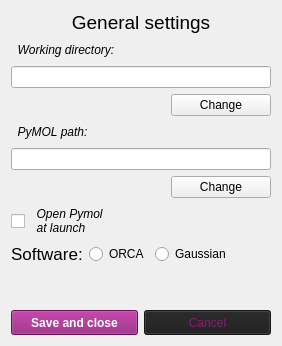
      <widget class="QWidget" name="tab_4">
       <attribute name="title">
        <string>General</string>
       </attribute>
       <layout class="QVBoxLayout" name="verticalLayout">
        <item>
         <layout class="QGridLayout" name="gridLayout_35">
          <item row="0" column="0">
           <spacer name="horizontalSpacer_27">
            <property name="orientation">
             <enum>Qt::Horizontal</enum>
            </property>
            <property name="sizeHint" stdset="0">
             <size>
              <width>40</width>
              <height>20</height>
             </size>
            </property>
           </spacer>
          </item>
          <item row="0" column="1">
           <widget class="QLabel" name="DFT_label_20">
            <property name="sizePolicy">
             <sizepolicy hsizetype="Expanding" vsizetype="Preferred">
              <horstretch>100</horstretch>
              <verstretch>0</verstretch>
             </sizepolicy>
            </property>
            <property name="minimumSize">
             <size>
              <width>100</width>
              <height>0</height>
             </size>
            </property>
            <property name="maximumSize">
             <size>
              <width>300</width>
              <height>31</height>
             </size>
            </property>
            <property name="font">
             <font>
              <pointsize>14</pointsize>
             </font>
            </property>
            <property name="text">
             <string>General settings</string>
            </property>
            <property name="alignment">
             <set>Qt::AlignCenter</set>
            </property>
           </widget>
          </item>
          <item row="0" column="2">
           <spacer name="horizontalSpacer_28">
            <property name="orientation">
             <enum>Qt::Horizontal</enum>
            </property>
            <property name="sizeHint" stdset="0">
             <size>
              <width>40</width>
              <height>20</height>
             </size>
            </property>
           </spacer>
          </item>
         </layout>
        </item>
        <item>
         <layout class="QHBoxLayout" name="horizontalLayout">
          <item>
           <widget class="QLabel" name="label_3">
            <property name="maximumSize">
             <size>
              <width>125</width>
              <height>16777215</height>
             </size>
            </property>
            <property name="font">
             <font>
              <italic>true</italic>
             </font>
            </property>
            <property name="text">
             <string>  Working directory:</string>
            </property>
           </widget>
          </item>
          <item>
           <spacer name="horizontalSpacer_2">
            <property name="orientation">
             <enum>Qt::Horizontal</enum>
            </property>
            <property name="sizeHint" stdset="0">
             <size>
              <width>40</width>
              <height>20</height>
             </size>
            </property>
           </spacer>
          </item>
         </layout>
        </item>
        <item>
         <widget class="QLineEdit" name="cwd_lineEdit">
          <property name="minimumSize">
           <size>
            <width>50</width>
            <height>0</height>
           </size>
          </property>
          <property name="maximumSize">
           <size>
            <width>16777215</width>
            <height>16777215</height>
           </size>
          </property>
         </widget>
        </item>
        <item>
         <layout class="QHBoxLayout" name="horizontalLayout_2">
          <item>
           <spacer name="horizontalSpacer_3">
            <property name="orientation">
             <enum>Qt::Horizontal</enum>
            </property>
            <property name="sizeHint" stdset="0">
             <size>
              <width>40</width>
              <height>20</height>
             </size>
            </property>
           </spacer>
          </item>
          <item>
           <widget class="QPushButton" name="change_cwd_button">
            <property name="minimumSize">
             <size>
              <width>100</width>
              <height>0</height>
             </size>
            </property>
            <property name="maximumSize">
             <size>
              <width>120</width>
              <height>16777215</height>
             </size>
            </property>
            <property name="text">
             <string>Change</string>
            </property>
           </widget>
          </item>
         </layout>
        </item>
        <item>
         <layout class="QHBoxLayout" name="horizontalLayout_9">
          <item>
           <widget class="QLabel" name="label_4">
            <property name="maximumSize">
             <size>
              <width>125</width>
              <height>16777215</height>
             </size>
            </property>
            <property name="font">
             <font>
              <italic>true</italic>
             </font>
            </property>
            <property name="text">
             <string>  PyMOL path:</string>
            </property>
           </widget>
          </item>
          <item>
           <spacer name="horizontalSpacer_4">
            <property name="orientation">
             <enum>Qt::Horizontal</enum>
            </property>
            <property name="sizeHint" stdset="0">
             <size>
              <width>40</width>
              <height>20</height>
             </size>
            </property>
           </spacer>
          </item>
         </layout>
        </item>
        <item>
         <widget class="QLineEdit" name="pymol_lineEdit">
          <property name="minimumSize">
           <size>
            <width>50</width>
            <height>0</height>
           </size>
          </property>
          <property name="maximumSize">
           <size>
            <width>16777215</width>
            <height>16777215</height>
           </size>
          </property>
         </widget>
        </item>
        <item>
         <layout class="QHBoxLayout" name="horizontalLayout_6">
          <item>
           <spacer name="horizontalSpacer_5">
            <property name="orientation">
             <enum>Qt::Horizontal</enum>
            </property>
            <property name="sizeHint" stdset="0">
             <size>
              <width>40</width>
              <height>20</height>
             </size>
            </property>
           </spacer>
          </item>
          <item>
           <widget class="QPushButton" name="change_pymol_button">
            <property name="minimumSize">
             <size>
              <width>100</width>
              <height>0</height>
             </size>
            </property>
            <property name="maximumSize">
             <size>
              <width>16777215</width>
              <height>16777215</height>
             </size>
            </property>
            <property name="text">
             <string>Change</string>
            </property>
           </widget>
          </item>
         </layout>
        </item>
        <item>
         <layout class="QHBoxLayout" name="horizontalLayout_10">
          <item>
           <widget class="QCheckBox" name="open_pymol_checkBox">
            <property name="minimumSize">
             <size>
              <width>130</width>
              <height>0</height>
             </size>
            </property>
            <property name="maximumSize">
             <size>
              <width>130</width>
              <height>310</height>
             </size>
            </property>
            <property name="font">
             <font>
              <italic>true</italic>
              <stylestrategy>PreferAntialias</stylestrategy>
             </font>
            </property>
            <property name="layoutDirection">
             <enum>Qt::LeftToRight</enum>
            </property>
            <property name="autoFillBackground">
             <bool>false</bool>
            </property>
            <property name="text">
             <string>  Open Pymol
  at launch </string>
            </property>
           </widget>
          </item>
          <item>
           <spacer name="horizontalSpacer_7">
            <property name="orientation">
             <enum>Qt::Horizontal</enum>
            </property>
            <property name="sizeHint" stdset="0">
             <size>
              <width>40</width>
              <height>20</height>
             </size>
            </property>
           </spacer>
          </item>
         </layout>
        </item>
        <item>
         <layout class="QHBoxLayout" name="horizontalLayout_11">
          <item>
           <widget class="QLabel" name="DFT_label_21">
            <property name="sizePolicy">
             <sizepolicy hsizetype="Expanding" vsizetype="Preferred">
              <horstretch>150</horstretch>
              <verstretch>0</verstretch>
             </sizepolicy>
            </property>
            <property name="minimumSize">
             <size>
              <width>20</width>
              <height>0</height>
             </size>
            </property>
            <property name="maximumSize">
             <size>
              <width>80</width>
              <height>14</height>
             </size>
            </property>
            <property name="font">
             <font>
              <pointsize>13</pointsize>
             </font>
            </property>
            <property name="text">
             <string>Software:</string>
            </property>
            <property name="alignment">
             <set>Qt::AlignLeading|Qt::AlignLeft|Qt::AlignVCenter</set>
            </property>
           </widget>
          </item>
          <item>
           <widget class="QRadioButton" name="radioButton_ORCA">
            <property name="text">
             <string>ORCA</string>
            </property>
           </widget>
          </item>
          <item>
           <widget class="QRadioButton" name="radioButton_Gaussian">
            <property name="text">
             <string>Gaussian</string>
            </property>
           </widget>
          </item>
          <item>
           <spacer name="horizontalSpacer">
            <property name="orientation">
             <enum>Qt::Horizontal</enum>
            </property>
            <property name="sizeHint" stdset="0">
             <size>
              <width>40</width>
              <height>20</height>
             </size>
            </property>
           </spacer>
          </item>
         </layout>
        </item>
        <item>
         <spacer name="verticalSpacer">
          <property name="orientation">
           <enum>Qt::Vertical</enum>
          </property>
          <property name="sizeHint" stdset="0">
           <size>
            <width>20</width>
            <height>40</height>
           </size>
          </property>
         </spacer>
        </item>
        <item>
         <layout class="QHBoxLayout" name="horizontalLayout_25">
          <item>
           <widget class="QPushButton" name="save_button_0">
            <property name="minimumSize">
             <size>
              <width>100</width>
              <height>25</height>
             </size>
            </property>
            <property name="maximumSize">
             <size>
              <width>16777215</width>
              <height>16777215</height>
             </size>
            </property>
            <property name="font">
             <font>
              <weight>75</weight>
              <bold>true</bold>
             </font>
            </property>
            <property name="styleSheet">
             <string notr="true">QPushButton {
     background-color: rgb(143, 23, 119);
       color: white;
 }
 QPushButton:hover{
 background-color:rgb(143, 23, 119);
 border-style: outset;
 border-width: 0px;
 /*border-color: rgb(12, 103, 213);*/
 }
 QPushButton:pressed
 {
 /*background-color:rgb(17, 145, 255);
  color: black*/
  background-color: rgb(42, 42, 42);
 }
 QListWidget{
 background-color: rgb(20,20,20);
 border:None;
 margin-top:0px;
 margin-left:0px;
 margin-right:0px;
 }</string>
            </property>
            <property name="text">
             <string>Save and close</string>
            </property>
           </widget>
          </item>
          <item>
           <widget class="QPushButton" name="cancel_button_0">
            <property name="minimumSize">
             <size>
              <width>100</width>
              <height>25</height>
             </size>
            </property>
            <property name="maximumSize">
             <size>
              <width>16777215</width>
              <height>25</height>
             </size>
            </property>
            <property name="styleSheet">
             <string notr="true">

QPushButton {
	/*background-color:rgb(98, 114, 164);*/
	background-color: rgb(30,30,30);
	color: rgb(143,23,119);
	

}

QPushButton:hover
{
   	background-color: rgb(40, 40, 40);
	/*color:rgb(20,20,20);*/
	border-style: outset;
	border-width: 2px;
	border-color: rgb(143,23,119);

}
QPushButton:pressed
{
	color: rgb(143, 23, 119);
	background-color: rgb(20, 20, 20);
}
</string>
            </property>
            <property name="text">
             <string>Cancel</string>
            </property>
           </widget>
          </item>
         </layout>
        </item>
       </layout>
      </widget>
